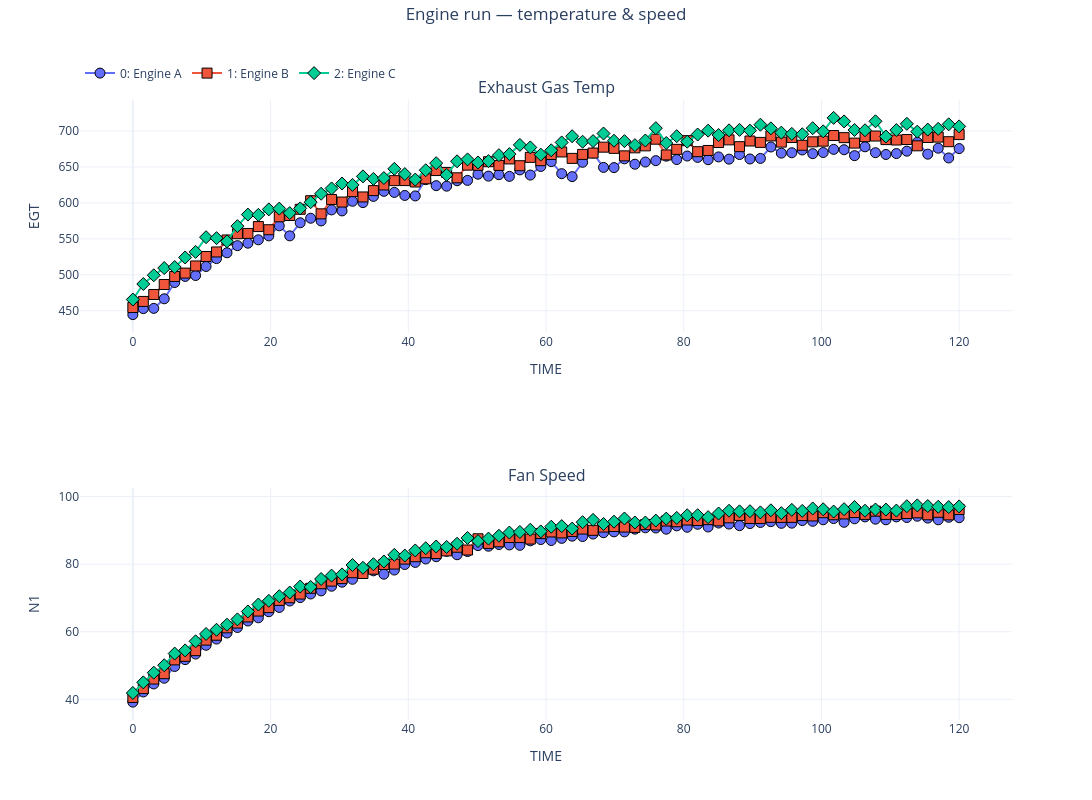

Notebook cell for this chart:
### Markdown cell above
You can also give custom `subplot_titles` and an overall `suptitle`:

### Code cell
nb.plot('TIME', ['EGT', 'N1'],
        subplot_titles=['Exhaust Gas Temp', 'Fan Speed'],
        suptitle='Engine run — temperature & speed').show()
